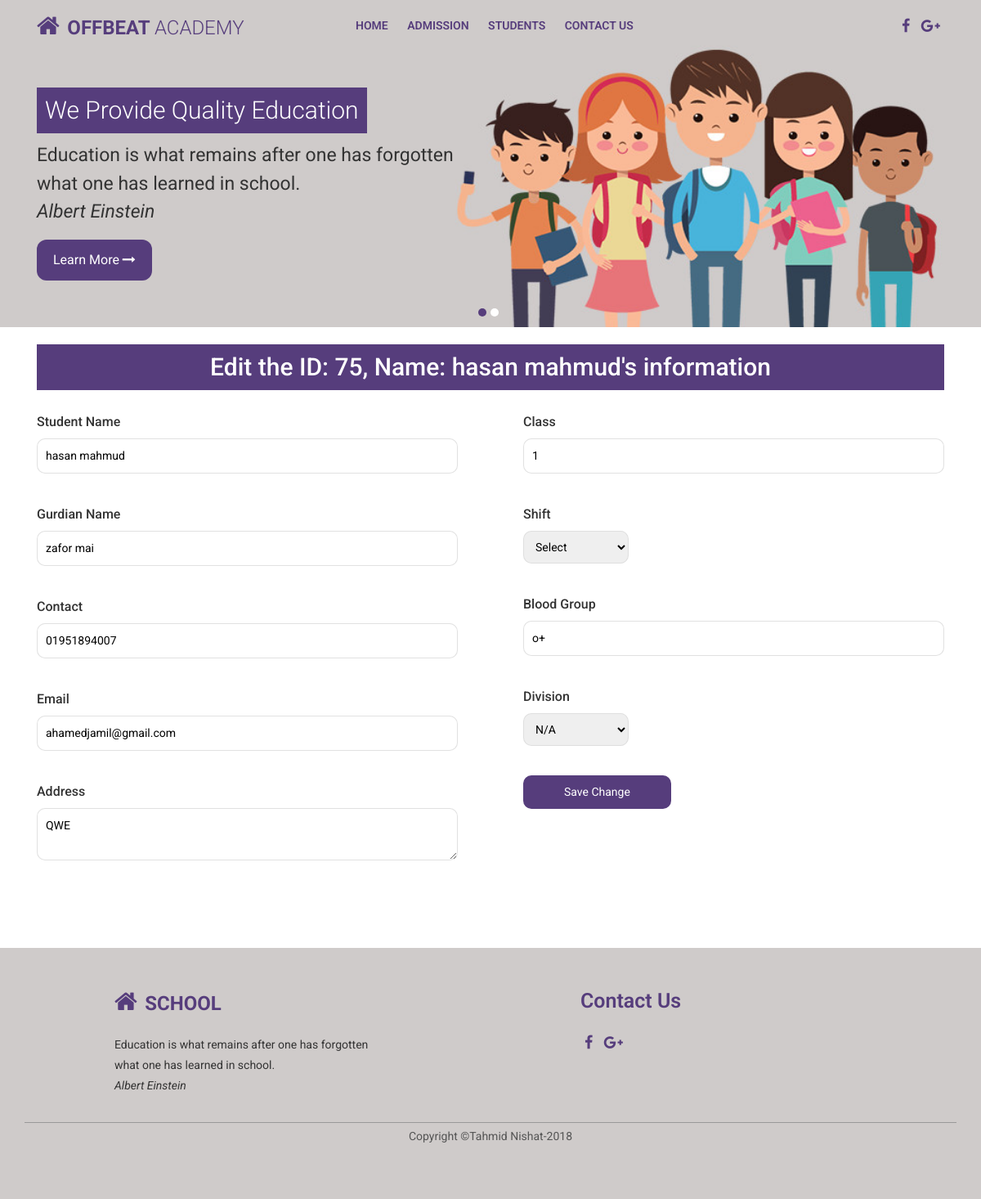
Screenshot of /admission/admission.php?a=edit&eid=75 with the database file from the repository.
### tables this page shows
CREATE TABLE `student` (
  `id` int(11) NOT NULL,
  `sname` varchar(200) NOT NULL,
  `gname` varchar(200) NOT NULL,
  `contact` varchar(50) NOT NULL,
  `email` varchar(100) NOT NULL,
  `address` varchar(2000) NOT NULL,
  `class` varchar(10) NOT NULL,
  `shift` int(11) NOT NULL,
  `blgroup` varchar(5) NOT NULL,
  `division` int(11) NOT NULL
);

### admission/admin/edit.php (the view, shortened to what this page needs)
<?php
    $esname = "";
    $egname = "";
    $econtact = "";
    $eemail = "";
    $eaddress = "";
    $eclass = "";
    $eshift = "";
    $eblgroup = "";
    $edivision = "";
    $sql = "select * from student where id = ".$_GET['eid'];
    $table = mysqli_query($cn, $sql);
    $row = mysqli_fetch_assoc($table);
?>
<div class="form-area">
    <div class="container">
        <div class="row">
            <div class="col-md-12">
                <div class="section-title">
                    <h3 id="et">Edit the ID:
                        <?php print $_GET['eid'].', Name: '.$row["sname"]; ?>'s information</h3>
                </div>
                <div class="row">
                    <div class="col-md-12">
                        <form action="" method="post">
                            <div class="row">
                                <div class="col-md-6">
                                    <div class="left-side-form">
                                        <h5><label for="sname">Student name</label>
                                                </h5>
                                        <p><input type="text" name="sname" value="<?php print $row['sname']; ?>"></p>
                                        <h5><label for="gname">gurdian name</label></h5>
                                        <p><input type="text" name="gname" value="<?php print $row['gname']; ?>"></p>
                                        <h5><label for="contact">contact</label></h5>
                                        <p><input type="text" name="contact" value="<?php print $row['contact']; ?>"></p>
                                        <h5><label for="email">email</label></h5>
                                        <p><input type="text" name="email" value="<?php print $row['email']; ?>"></p>
                                        <h5><label for="address">address</label></h5>
                                        <p><textarea name="address"><?php print $row['address']; ?></textarea></p>
                                    </div>
                                </div>
                                <div class="col-md-6">
                                    <div class="right-side-form">
                                        <h5><label for="class">class</label></h5>
                                        <p><input type="text" name="class" value="<?php print $row['class']; ?>"></p>
                                        <h5><label for="shift">shift</label></h5>
                                        <p><select name="shift" id="">
                                                <option value="0">select</option>
                                            </select></p>
                                        <h5><label for="blgroup">blood group</label></h5>
                                        <p><input type="text" name="blgroup" value="<?php print $row['blgroup']; ?>"></p>
                                        <h5><label for="division">division</label></h5>
                                        <p><select name="division" id="">
                                                <option value="0">N/A</option>
                                            </select></p>
                                        <p><input type="submit" name="submit" value="Save Change"></p>
                                    </div>
                                </div>
                            </div>
                        </form>
                    </div>
                </div>
            </div>
        </div>
    </div>
</div>

### admission/addmisson.css (style rules this page uses)
* { margin: 0 auto; }
body { font-family: 'Roboto', sans-serif; font-size: 14px; }
h1, h2, h3, h4, h5, h6 { color: #333; text-transform: capitalize; margin-bottom: 10px; }
.section-title h3 { background: #563D7C; padding: 10px; color: #fff; font-size: 30px; text-align: center; margin-bottom: 25px; }
h3#et { text-transform: inherit; }
form label { text-transform: capitalize; font-size: 16px; margin: 0; display: inline-block; }
form { margin-bottom: 35px; }
form input[type="text"], textarea { width: 100%; padding: 10px; border: 1px solid #dddd; outline: none; border-radius: 10px; margin-bottom: 20px; }
.left-side-form { margin-right: 25px; }
.right-side-form { margin-left: 25px; }
select { width: 25%; padding: 10px; border: 1px solid #dddd; text-transform: capitalize; border-radius: 10px; margin-bottom: 20px; outline: none; }
input[type="submit"] { background: #563D7C; border: none; color: #fff; padding: 10px 50px; border-radius: 10px; outline: none; }

### rows the page displays
student: sname "hasan mahmud", gname "zafor mai", contact "01951894007", email "ahamedjamil@gmail.com", address "QWE", class "1", blgroup "o+"

### other values shown
$_GET['eid'] "75"
